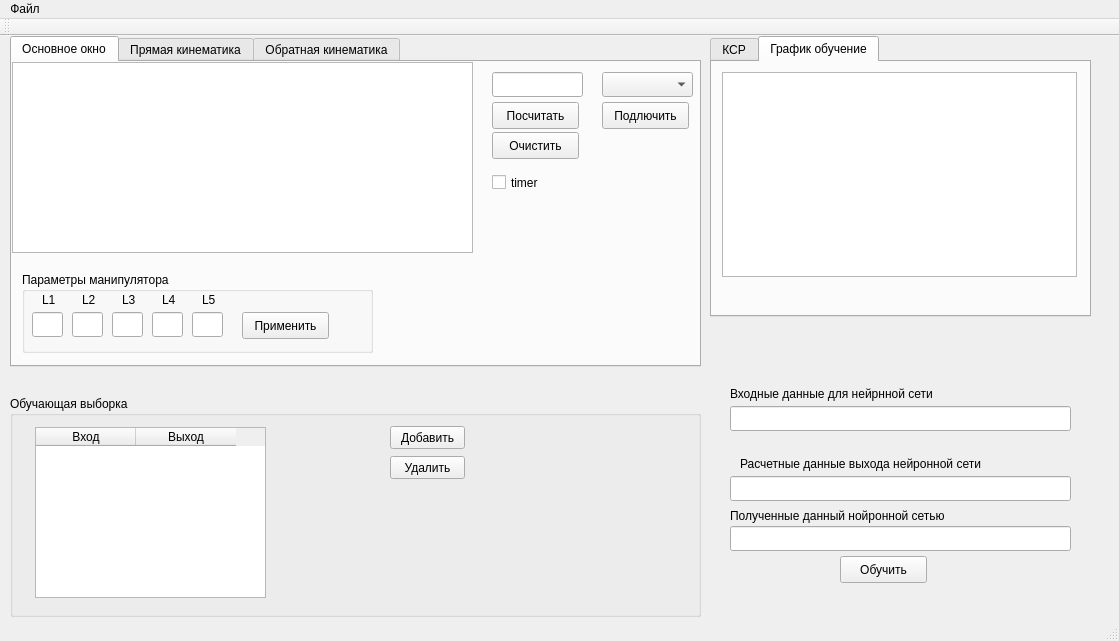
<?xml version="1.0" encoding="UTF-8"?>
<ui version="4.0">
 <class>MainWindow</class>
 <widget class="QMainWindow" name="MainWindow">
  <property name="geometry">
   <rect>
    <x>0</x>
    <y>0</y>
    <width>1119</width>
    <height>641</height>
   </rect>
  </property>
  <property name="windowTitle">
   <string>Нейронная сеть</string>
  </property>
  <widget class="QWidget" name="centralWidget">
   <widget class="QTabWidget" name="tabWidget">
    <property name="geometry">
     <rect>
      <x>10</x>
      <y>0</y>
      <width>691</width>
      <height>331</height>
     </rect>
    </property>
    <property name="currentIndex">
     <number>0</number>
    </property>
    <widget class="QWidget" name="tab">
     <attribute name="title">
      <string>Основное окно</string>
     </attribute>
     <widget class="QTextEdit" name="textEdit">
      <property name="geometry">
       <rect>
        <x>0</x>
        <y>0</y>
        <width>461</width>
        <height>191</height>
       </rect>
      </property>
     </widget>
     <widget class="QLineEdit" name="iteration">
      <property name="geometry">
       <rect>
        <x>480</x>
        <y>10</y>
        <width>91</width>
        <height>25</height>
       </rect>
      </property>
     </widget>
     <widget class="QPushButton" name="calc">
      <property name="geometry">
       <rect>
        <x>480</x>
        <y>40</y>
        <width>87</width>
        <height>27</height>
       </rect>
      </property>
      <property name="text">
       <string>Посчитать</string>
      </property>
     </widget>
     <widget class="QPushButton" name="clear_text">
      <property name="geometry">
       <rect>
        <x>480</x>
        <y>70</y>
        <width>87</width>
        <height>27</height>
       </rect>
      </property>
      <property name="text">
       <string>Очистить</string>
      </property>
     </widget>
     <widget class="QComboBox" name="comboBox">
      <property name="geometry">
       <rect>
        <x>590</x>
        <y>10</y>
        <width>91</width>
        <height>25</height>
       </rect>
      </property>
     </widget>
     <widget class="QPushButton" name="pushButton">
      <property name="geometry">
       <rect>
        <x>590</x>
        <y>40</y>
        <width>87</width>
        <height>27</height>
       </rect>
      </property>
      <property name="text">
       <string>Подлючить</string>
      </property>
     </widget>
     <widget class="QGroupBox" name="groupBox">
      <property name="geometry">
       <rect>
        <x>10</x>
        <y>210</y>
        <width>351</width>
        <height>81</height>
       </rect>
      </property>
      <property name="title">
       <string>Параметры манипулятора</string>
      </property>
      <widget class="QLabel" name="label_19">
       <property name="geometry">
        <rect>
         <x>20</x>
         <y>20</y>
         <width>21</width>
         <height>16</height>
        </rect>
       </property>
       <property name="text">
        <string>L1</string>
       </property>
      </widget>
      <widget class="QLabel" name="label_20">
       <property name="geometry">
        <rect>
         <x>60</x>
         <y>20</y>
         <width>21</width>
         <height>16</height>
        </rect>
       </property>
       <property name="text">
        <string>L2</string>
       </property>
      </widget>
      <widget class="QLabel" name="label_21">
       <property name="geometry">
        <rect>
         <x>100</x>
         <y>20</y>
         <width>21</width>
         <height>16</height>
        </rect>
       </property>
       <property name="text">
        <string>L3</string>
       </property>
      </widget>
      <widget class="QLabel" name="label_22">
       <property name="geometry">
        <rect>
         <x>140</x>
         <y>20</y>
         <width>21</width>
         <height>16</height>
        </rect>
       </property>
       <property name="text">
        <string>L4</string>
       </property>
      </widget>
      <widget class="QLabel" name="label_23">
       <property name="geometry">
        <rect>
         <x>180</x>
         <y>20</y>
         <width>21</width>
         <height>16</height>
        </rect>
       </property>
       <property name="text">
        <string>L5</string>
       </property>
      </widget>
      <widget class="QLineEdit" name="L1">
       <property name="geometry">
        <rect>
         <x>10</x>
         <y>40</y>
         <width>31</width>
         <height>25</height>
        </rect>
       </property>
      </widget>
      <widget class="QLineEdit" name="L2">
       <property name="geometry">
        <rect>
         <x>50</x>
         <y>40</y>
         <width>31</width>
         <height>25</height>
        </rect>
       </property>
      </widget>
      <widget class="QLineEdit" name="L3">
       <property name="geometry">
        <rect>
         <x>90</x>
         <y>40</y>
         <width>31</width>
         <height>25</height>
        </rect>
       </property>
      </widget>
      <widget class="QLineEdit" name="L4">
       <property name="geometry">
        <rect>
         <x>130</x>
         <y>40</y>
         <width>31</width>
         <height>25</height>
        </rect>
       </property>
      </widget>
      <widget class="QLineEdit" name="L5">
       <property name="geometry">
        <rect>
         <x>170</x>
         <y>40</y>
         <width>31</width>
         <height>25</height>
        </rect>
       </property>
      </widget>
      <widget class="QPushButton" name="setDefaultParams">
       <property name="geometry">
        <rect>
         <x>220</x>
         <y>40</y>
         <width>87</width>
         <height>27</height>
        </rect>
       </property>
       <property name="text">
        <string>Применить</string>
       </property>
      </widget>
     </widget>
     <widget class="QCheckBox" name="timer_check">
      <property name="geometry">
       <rect>
        <x>480</x>
        <y>110</y>
        <width>90</width>
        <height>21</height>
       </rect>
      </property>
      <property name="text">
       <string>timer</string>
      </property>
     </widget>
    </widget>
    <widget class="QWidget" name="tab_2">
     <attribute name="title">
      <string>Прямая кинематика</string>
     </attribute>
     <widget class="QPushButton" name="pr_kin_calc">
      <property name="geometry">
       <rect>
        <x>350</x>
        <y>70</y>
        <width>87</width>
        <height>27</height>
       </rect>
      </property>
      <property name="text">
       <string>Рассчитать</string>
      </property>
     </widget>
     <widget class="QGroupBox" name="pr_coordinate">
      <property name="enabled">
       <bool>true</bool>
      </property>
      <property name="geometry">
       <rect>
        <x>10</x>
        <y>110</y>
        <width>111</width>
        <height>80</height>
       </rect>
      </property>
      <property name="acceptDrops">
       <bool>false</bool>
      </property>
      <property name="title">
       <string>Координаты</string>
      </property>
      <property name="alignment">
       <set>Qt::AlignCenter</set>
      </property>
      <property name="flat">
       <bool>false</bool>
      </property>
      <property name="checkable">
       <bool>false</bool>
      </property>
      <property name="checked">
       <bool>false</bool>
      </property>
      <widget class="QLabel" name="label_2">
       <property name="geometry">
        <rect>
         <x>10</x>
         <y>20</y>
         <width>21</width>
         <height>16</height>
        </rect>
       </property>
       <property name="text">
        <string>X</string>
       </property>
      </widget>
      <widget class="QLabel" name="label_3">
       <property name="geometry">
        <rect>
         <x>50</x>
         <y>20</y>
         <width>21</width>
         <height>16</height>
        </rect>
       </property>
       <property name="text">
        <string>Y</string>
       </property>
      </widget>
      <widget class="QLabel" name="label_4">
       <property name="geometry">
        <rect>
         <x>90</x>
         <y>20</y>
         <width>21</width>
         <height>16</height>
        </rect>
       </property>
       <property name="text">
        <string>Z</string>
       </property>
      </widget>
      <widget class="QLineEdit" name="pr_x">
       <property name="enabled">
        <bool>true</bool>
       </property>
       <property name="geometry">
        <rect>
         <x>0</x>
         <y>40</y>
         <width>31</width>
         <height>25</height>
        </rect>
       </property>
       <property name="readOnly">
        <bool>true</bool>
       </property>
      </widget>
      <widget class="QLineEdit" name="pr_y">
       <property name="geometry">
        <rect>
         <x>40</x>
         <y>40</y>
         <width>31</width>
         <height>25</height>
        </rect>
       </property>
       <property name="readOnly">
        <bool>true</bool>
       </property>
      </widget>
      <widget class="QLineEdit" name="pr_z">
       <property name="geometry">
        <rect>
         <x>80</x>
         <y>40</y>
         <width>31</width>
         <height>25</height>
        </rect>
       </property>
       <property name="readOnly">
        <bool>true</bool>
       </property>
      </widget>
     </widget>
     <widget class="QGroupBox" name="pr_angle">
      <property name="geometry">
       <rect>
        <x>10</x>
        <y>10</y>
        <width>261</width>
        <height>81</height>
       </rect>
      </property>
      <property name="title">
       <string>Углы</string>
      </property>
      <property name="alignment">
       <set>Qt::AlignCenter</set>
      </property>
      <widget class="QLineEdit" name="pr_Q1">
       <property name="geometry">
        <rect>
         <x>0</x>
         <y>50</y>
         <width>41</width>
         <height>25</height>
        </rect>
       </property>
      </widget>
      <widget class="QLabel" name="label">
       <property name="geometry">
        <rect>
         <x>10</x>
         <y>30</y>
         <width>21</width>
         <height>21</height>
        </rect>
       </property>
       <property name="text">
        <string>Q1</string>
       </property>
      </widget>
      <widget class="QLineEdit" name="pr_Q2">
       <property name="geometry">
        <rect>
         <x>50</x>
         <y>50</y>
         <width>41</width>
         <height>25</height>
        </rect>
       </property>
      </widget>
      <widget class="QLineEdit" name="pr_Q3">
       <property name="geometry">
        <rect>
         <x>100</x>
         <y>50</y>
         <width>41</width>
         <height>25</height>
        </rect>
       </property>
      </widget>
      <widget class="QLineEdit" name="pr_Q4">
       <property name="geometry">
        <rect>
         <x>150</x>
         <y>50</y>
         <width>41</width>
         <height>25</height>
        </rect>
       </property>
      </widget>
      <widget class="QLineEdit" name="pr_Q5">
       <property name="geometry">
        <rect>
         <x>200</x>
         <y>50</y>
         <width>41</width>
         <height>25</height>
        </rect>
       </property>
      </widget>
      <widget class="QLabel" name="label_5">
       <property name="geometry">
        <rect>
         <x>60</x>
         <y>30</y>
         <width>21</width>
         <height>21</height>
        </rect>
       </property>
       <property name="text">
        <string>Q2</string>
       </property>
      </widget>
      <widget class="QLabel" name="label_6">
       <property name="geometry">
        <rect>
         <x>110</x>
         <y>30</y>
         <width>21</width>
         <height>21</height>
        </rect>
       </property>
       <property name="text">
        <string>Q3</string>
       </property>
      </widget>
      <widget class="QLabel" name="label_7">
       <property name="geometry">
        <rect>
         <x>160</x>
         <y>30</y>
         <width>21</width>
         <height>21</height>
        </rect>
       </property>
       <property name="text">
        <string>Q4</string>
       </property>
      </widget>
      <widget class="QLabel" name="label_8">
       <property name="geometry">
        <rect>
         <x>210</x>
         <y>30</y>
         <width>21</width>
         <height>21</height>
        </rect>
       </property>
       <property name="text">
        <string>Q5</string>
       </property>
      </widget>
     </widget>
     <widget class="QPushButton" name="pr_random">
      <property name="geometry">
       <rect>
        <x>350</x>
        <y>30</y>
        <width>87</width>
        <height>27</height>
       </rect>
      </property>
      <property name="text">
       <string>Случайно</string>
      </property>
     </widget>
     <widget class="QCheckBox" name="pr_with_input">
      <property name="geometry">
       <rect>
        <x>330</x>
        <y>100</y>
        <width>131</width>
        <height>41</height>
       </rect>
      </property>
      <property name="text">
       <string notr="true">С учетом новых
значений</string>
      </property>
     </widget>
     <widget class="QLabel" name="label_17">
      <property name="geometry">
       <rect>
        <x>490</x>
        <y>20</y>
        <width>171</width>
        <height>81</height>
       </rect>
      </property>
      <property name="text">
       <string>Обратная задача кинематики рассчитывается с помощью математической модели манипулятора робота</string>
      </property>
      <property name="scaledContents">
       <bool>false</bool>
      </property>
      <property name="wordWrap">
       <bool>true</bool>
      </property>
     </widget>
    </widget>
    <widget class="QWidget" name="tab_3">
     <attribute name="title">
      <string>Обратная кинематика</string>
     </attribute>
     <widget class="QGroupBox" name="pr_angle_2">
      <property name="geometry">
       <rect>
        <x>10</x>
        <y>90</y>
        <width>281</width>
        <height>171</height>
       </rect>
      </property>
      <property name="title">
       <string>Углы</string>
      </property>
      <property name="alignment">
       <set>Qt::AlignCenter</set>
      </property>
      <widget class="QLineEdit" name="ob_Q1">
       <property name="geometry">
        <rect>
         <x>0</x>
         <y>50</y>
         <width>71</width>
         <height>25</height>
        </rect>
       </property>
       <property name="text">
        <string>15</string>
       </property>
       <property name="readOnly">
        <bool>true</bool>
       </property>
      </widget>
      <widget class="QLabel" name="label_9">
       <property name="geometry">
        <rect>
         <x>10</x>
         <y>30</y>
         <width>21</width>
         <height>21</height>
        </rect>
       </property>
       <property name="text">
        <string>Q1</string>
       </property>
      </widget>
      <widget class="QLineEdit" name="ob_Q2">
       <property name="geometry">
        <rect>
         <x>80</x>
         <y>50</y>
         <width>81</width>
         <height>25</height>
        </rect>
       </property>
       <property name="text">
        <string>20</string>
       </property>
       <property name="readOnly">
        <bool>true</bool>
       </property>
      </widget>
      <widget class="QLineEdit" name="ob_Q3">
       <property name="geometry">
        <rect>
         <x>170</x>
         <y>50</y>
         <width>101</width>
         <height>25</height>
        </rect>
       </property>
       <property name="text">
        <string>30</string>
       </property>
       <property name="readOnly">
        <bool>true</bool>
       </property>
      </widget>
      <widget class="QLineEdit" name="ob_Q4">
       <property name="geometry">
        <rect>
         <x>0</x>
         <y>120</y>
         <width>41</width>
         <height>25</height>
        </rect>
       </property>
       <property name="text">
        <string>24</string>
       </property>
       <property name="readOnly">
        <bool>true</bool>
       </property>
      </widget>
      <widget class="QLineEdit" name="ob_Q5">
       <property name="geometry">
        <rect>
         <x>50</x>
         <y>120</y>
         <width>41</width>
         <height>25</height>
        </rect>
       </property>
       <property name="text">
        <string>17</string>
       </property>
       <property name="readOnly">
        <bool>true</bool>
       </property>
      </widget>
      <widget class="QLabel" name="label_10">
       <property name="geometry">
        <rect>
         <x>100</x>
         <y>30</y>
         <width>21</width>
         <height>21</height>
        </rect>
       </property>
       <property name="text">
        <string>Q2</string>
       </property>
      </widget>
      <widget class="QLabel" name="label_11">
       <property name="geometry">
        <rect>
         <x>200</x>
         <y>30</y>
         <width>21</width>
         <height>21</height>
        </rect>
       </property>
       <property name="text">
        <string>Q3</string>
       </property>
      </widget>
      <widget class="QLabel" name="label_12">
       <property name="geometry">
        <rect>
         <x>10</x>
         <y>100</y>
         <width>21</width>
         <height>21</height>
        </rect>
       </property>
       <property name="text">
        <string>Q4</string>
       </property>
      </widget>
      <widget class="QLabel" name="label_13">
       <property name="geometry">
        <rect>
         <x>60</x>
         <y>100</y>
         <width>21</width>
         <height>21</height>
        </rect>
       </property>
       <property name="text">
        <string>Q5</string>
       </property>
      </widget>
     </widget>
     <widget class="QPushButton" name="ob_random">
      <property name="geometry">
       <rect>
        <x>350</x>
        <y>30</y>
        <width>87</width>
        <height>27</height>
       </rect>
      </property>
      <property name="text">
       <string>Случайно</string>
      </property>
     </widget>
     <widget class="QGroupBox" name="pr_coordinate_2">
      <property name="enabled">
       <bool>true</bool>
      </property>
      <property name="geometry">
       <rect>
        <x>10</x>
        <y>10</y>
        <width>111</width>
        <height>80</height>
       </rect>
      </property>
      <property name="acceptDrops">
       <bool>false</bool>
      </property>
      <property name="title">
       <string>Координаты</string>
      </property>
      <property name="alignment">
       <set>Qt::AlignCenter</set>
      </property>
      <property name="flat">
       <bool>false</bool>
      </property>
      <property name="checkable">
       <bool>false</bool>
      </property>
      <property name="checked">
       <bool>false</bool>
      </property>
      <widget class="QLabel" name="label_14">
       <property name="geometry">
        <rect>
         <x>10</x>
         <y>20</y>
         <width>21</width>
         <height>16</height>
        </rect>
       </property>
       <property name="text">
        <string>X</string>
       </property>
      </widget>
      <widget class="QLabel" name="label_15">
       <property name="geometry">
        <rect>
         <x>50</x>
         <y>20</y>
         <width>21</width>
         <height>16</height>
        </rect>
       </property>
       <property name="text">
        <string>Y</string>
       </property>
      </widget>
      <widget class="QLabel" name="label_16">
       <property name="geometry">
        <rect>
         <x>90</x>
         <y>20</y>
         <width>21</width>
         <height>16</height>
        </rect>
       </property>
       <property name="text">
        <string>Z</string>
       </property>
      </widget>
      <widget class="QLineEdit" name="ob_x">
       <property name="enabled">
        <bool>true</bool>
       </property>
       <property name="geometry">
        <rect>
         <x>0</x>
         <y>40</y>
         <width>31</width>
         <height>25</height>
        </rect>
       </property>
       <property name="text">
        <string>19</string>
       </property>
       <property name="readOnly">
        <bool>false</bool>
       </property>
      </widget>
      <widget class="QLineEdit" name="ob_y">
       <property name="geometry">
        <rect>
         <x>40</x>
         <y>40</y>
         <width>31</width>
         <height>25</height>
        </rect>
       </property>
       <property name="text">
        <string>20</string>
       </property>
       <property name="readOnly">
        <bool>false</bool>
       </property>
      </widget>
      <widget class="QLineEdit" name="ob_z">
       <property name="geometry">
        <rect>
         <x>80</x>
         <y>40</y>
         <width>31</width>
         <height>25</height>
        </rect>
       </property>
       <property name="text">
        <string>5</string>
       </property>
       <property name="readOnly">
        <bool>false</bool>
       </property>
      </widget>
     </widget>
     <widget class="QPushButton" name="ob_kin_calc">
      <property name="geometry">
       <rect>
        <x>350</x>
        <y>70</y>
        <width>87</width>
        <height>27</height>
       </rect>
      </property>
      <property name="text">
       <string>Рассчитать</string>
      </property>
     </widget>
     <widget class="QCheckBox" name="ob_with_input">
      <property name="geometry">
       <rect>
        <x>330</x>
        <y>100</y>
        <width>131</width>
        <height>41</height>
       </rect>
      </property>
      <property name="text">
       <string notr="true">С учетом новых
значений</string>
      </property>
     </widget>
     <widget class="QLabel" name="label_18">
      <property name="geometry">
       <rect>
        <x>490</x>
        <y>30</y>
        <width>171</width>
        <height>111</height>
       </rect>
      </property>
      <property name="text">
       <string>Обратная задача кинематики рассчитывается с помощью нейронной сети. Перед этим необходимо обучить сеть с помощью прямой задачи кинематики</string>
      </property>
      <property name="wordWrap">
       <bool>true</bool>
      </property>
     </widget>
    </widget>
   </widget>
   <widget class="QLabel" name="label_24">
    <property name="geometry">
     <rect>
      <x>730</x>
      <y>350</y>
      <width>321</width>
      <height>16</height>
     </rect>
    </property>
    <property name="text">
     <string>Входные данные для нейрнной сети</string>
    </property>
   </widget>
   <widget class="QLineEdit" name="nnInputValue">
    <property name="geometry">
     <rect>
      <x>730</x>
      <y>370</y>
      <width>341</width>
      <height>25</height>
     </rect>
    </property>
   </widget>
   <widget class="QLabel" name="label_25">
    <property name="geometry">
     <rect>
      <x>730</x>
      <y>470</y>
      <width>331</width>
      <height>20</height>
     </rect>
    </property>
    <property name="text">
     <string>Полученные данный нойронной сетью</string>
    </property>
   </widget>
   <widget class="QLineEdit" name="nnOutputValue">
    <property name="geometry">
     <rect>
      <x>730</x>
      <y>490</y>
      <width>341</width>
      <height>25</height>
     </rect>
    </property>
   </widget>
   <widget class="QPushButton" name="nnGetStudy">
    <property name="geometry">
     <rect>
      <x>840</x>
      <y>520</y>
      <width>87</width>
      <height>27</height>
     </rect>
    </property>
    <property name="text">
     <string>Обучить</string>
    </property>
   </widget>
   <widget class="QLabel" name="label_26">
    <property name="geometry">
     <rect>
      <x>740</x>
      <y>420</y>
      <width>321</width>
      <height>16</height>
     </rect>
    </property>
    <property name="text">
     <string>Расчетные данные выхода нейронной сети</string>
    </property>
   </widget>
   <widget class="QLineEdit" name="nnMathOutputValue">
    <property name="geometry">
     <rect>
      <x>730</x>
      <y>440</y>
      <width>341</width>
      <height>25</height>
     </rect>
    </property>
   </widget>
   <widget class="QTabWidget" name="tabWidget_2">
    <property name="geometry">
     <rect>
      <x>710</x>
      <y>0</y>
      <width>381</width>
      <height>281</height>
     </rect>
    </property>
    <property name="currentIndex">
     <number>1</number>
    </property>
    <widget class="QWidget" name="tab_4">
     <attribute name="title">
      <string>КСР</string>
     </attribute>
     <widget class="QGraphicsView" name="graphicsView">
      <property name="geometry">
       <rect>
        <x>10</x>
        <y>10</y>
        <width>355</width>
        <height>205</height>
       </rect>
      </property>
     </widget>
    </widget>
    <widget class="QWidget" name="tab_5">
     <attribute name="title">
      <string>График обучение</string>
     </attribute>
     <widget class="QGraphicsView" name="graphicsNNTeach">
      <property name="geometry">
       <rect>
        <x>10</x>
        <y>10</y>
        <width>355</width>
        <height>205</height>
       </rect>
      </property>
     </widget>
    </widget>
   </widget>
   <widget class="QGroupBox" name="groupBox_2">
    <property name="geometry">
     <rect>
      <x>10</x>
      <y>360</y>
      <width>691</width>
      <height>221</height>
     </rect>
    </property>
    <property name="title">
     <string>Обучающая выборка</string>
    </property>
    <widget class="QTableWidget" name="teach_table">
     <property name="geometry">
      <rect>
       <x>25</x>
       <y>31</y>
       <width>231</width>
       <height>171</height>
      </rect>
     </property>
     <column>
      <property name="text">
       <string>Вход</string>
      </property>
     </column>
     <column>
      <property name="text">
       <string>Выход</string>
      </property>
     </column>
    </widget>
    <widget class="QPushButton" name="teach_add">
     <property name="geometry">
      <rect>
       <x>380</x>
       <y>30</y>
       <width>75</width>
       <height>23</height>
      </rect>
     </property>
     <property name="text">
      <string>Добавить</string>
     </property>
    </widget>
    <widget class="QPushButton" name="teach_delete">
     <property name="geometry">
      <rect>
       <x>380</x>
       <y>60</y>
       <width>75</width>
       <height>23</height>
      </rect>
     </property>
     <property name="text">
      <string>Удалить</string>
     </property>
    </widget>
   </widget>
  </widget>
  <widget class="QMenuBar" name="menuBar">
   <property name="geometry">
    <rect>
     <x>0</x>
     <y>0</y>
     <width>1119</width>
     <height>21</height>
    </rect>
   </property>
   <widget class="QMenu" name="menu">
    <property name="title">
     <string>Файл</string>
    </property>
   </widget>
   <addaction name="menu"/>
  </widget>
  <widget class="QToolBar" name="mainToolBar">
   <attribute name="toolBarArea">
    <enum>TopToolBarArea</enum>
   </attribute>
   <attribute name="toolBarBreak">
    <bool>false</bool>
   </attribute>
  </widget>
  <widget class="QStatusBar" name="statusBar"/>
 </widget>
 <layoutdefault spacing="6" margin="11"/>
 <resources/>
 <connections/>
</ui>
